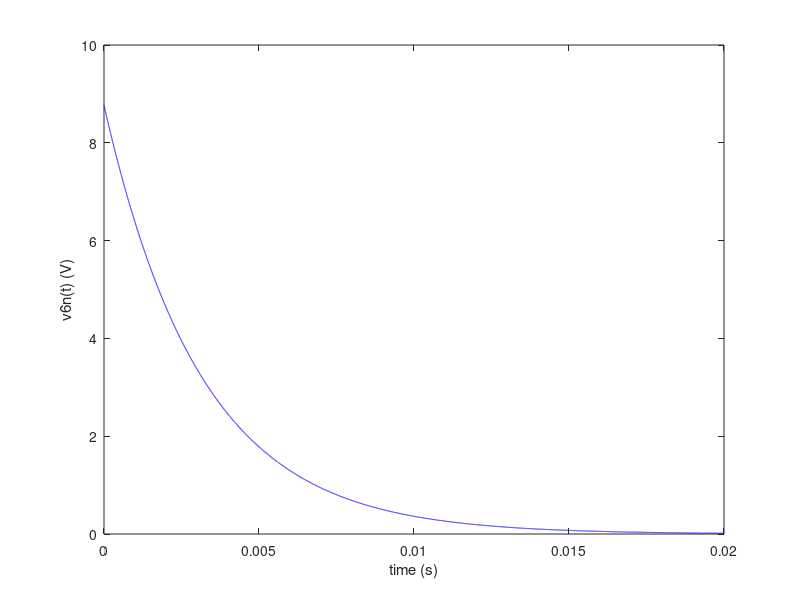
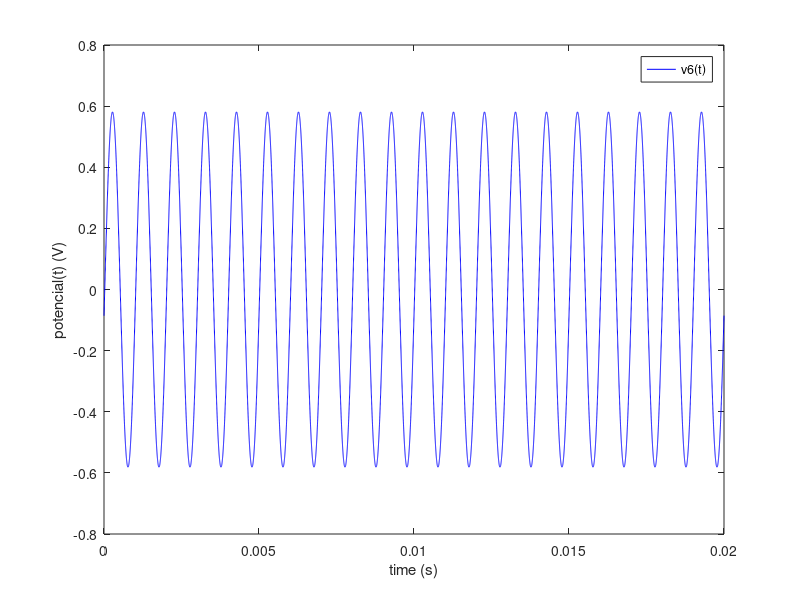
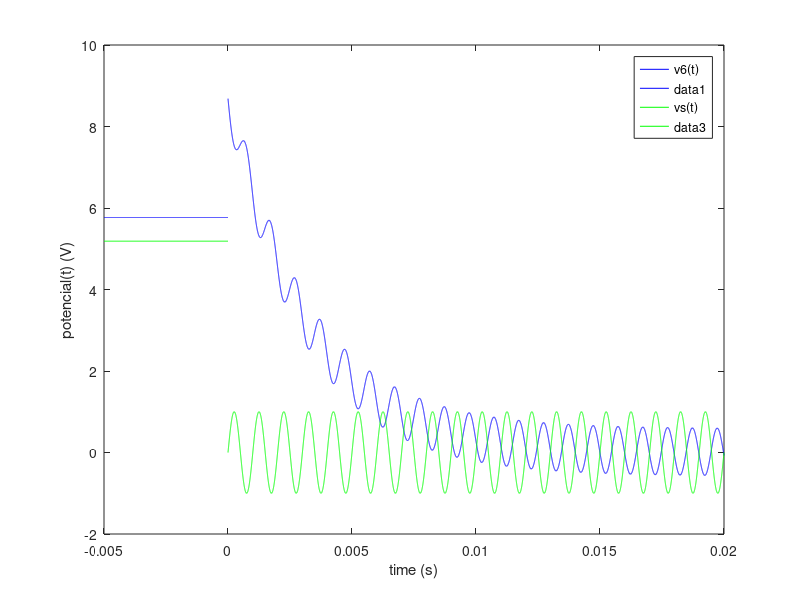
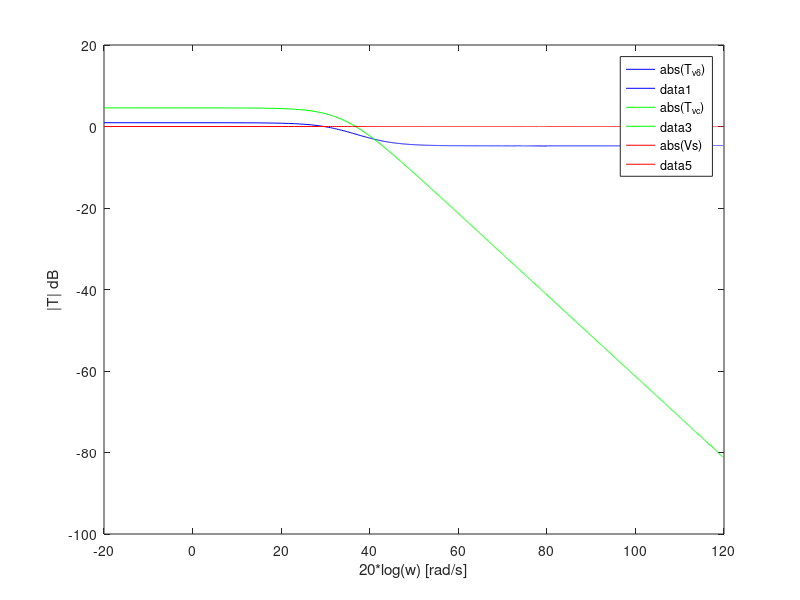

The MATLAB script that drew these images, in order: (Note: this script raises an error after producing the figures.)
close all
clear all

R1 = 1.04408633697e3
R2 = 2.04051610808e3
R3 = 3.07566747417e3
R4 = 4.05936218175e3 
R5 = 3.05878343538e3
R6 = 2.0603640429e3
R7 = 1.04299566201e3
Vs = 5.18382634375 
C = 1.02590436129e-6
Kb = 7.28659513293e-3
Kd = 8.22752594192e3

format long


printf("\n alinea 1)------------------------------------------\n\n")

line1 = [1, 0, 0, 0, 0, 0, 0];
line2 = [0, 1/R3+1/R2+1/R1, -1/R2, -1/R3, 0, 0, 0];
line3 = [0, Kb+1/R2, -1/R2, -Kb, 0, 0, 0];
line58 = [0, -1/R3, 0, 1/R5+1/R4+1/R3, -1/R5, -1/R7, 1/R7];
line6 = [0, Kb, 0, -Kb-1/R5, 1/R5, 0, 0];
line7 = [0, 0, 0, 0, 0, -1/R6-1/R7, 1/R7];
line8 = [0, 0, 0, 1, 0, Kd/R6, -1];

An = [line1; line2; line3; line58; line6; line7; line8]

bn = [Vs; Vs/R1; 0; 0; 0; 0; 0]

#det(An)

Xn = An\bn


Vx = Xn(5) - Xn(7)


printf("\n alinea 2)-------------------------------------------\n\n")

printf("Nodal Analysis---------------")

A = [1/R1+1/R4+1/R6, -1/R1, 0, -1/R4, 0, -1/R6, 0; -1/R1, 1/R1+1/R2+1/R3, -1/R2, -1/R3, 0, 0, 0; 0, -1/R2-Kb, 1/R2, Kb, 0, 0, 0; -1/R6, 0, 0, 0, 0, 1/R6+1/R7, -1/R7; 0, 0, 0, 0, 1, 0, -1; -Kd/R6, 0, 0, 1, 0, Kd/R6, -1; 1, 0, 0, 0, 0, 0, 0]

det(A)

b = [0; 0; 0; 0; Vx; 0; 0]

Xn2 = A\b

Ix = -(Xn2(4)-Xn2(5))/R5 + Kb*(Xn2(2)-Xn2(4));
Req = Vx/Ix



printf("\n\n alinea 3)------------------------------------------\n\n")

time = 0:1e-6:20e-3;

v6n = Xn2(5)*exp(-time/(Req*C));

hf = figure();
plot(time, v6n, "b");
xlabel("time (s)");
ylabel("v6n(t) (V)");

print(hf, "v6n.eps", "-depsc");



printf("\n\nalinea 4)-------------------------------------------------\n\n")

omega = 2*pi*1000 #rad/s

dlineVs = [1, 0, 0, 0, 0, 0, 0];
dline2 = [-1/R1, 1/R1 + 1/R3+1/R2, -1/R2, -1/R3, 0, 0, 0];
dline58 = [0, -1/R3, 0, 1/R3+1/R4+1/R5, -i*omega*C-1/R5, -1/R7, 1/R7+i*omega*C];
dline3 = [0, Kb+1/R2, -1/R2, -Kb, 0, 0, 0];
dline6 = [0, Kb, 0, -1/R5-Kb, 1/R5+i*omega*C, 0, -i*omega*C];
dline7 = [0, 0, 0, 0, 0, -1/R6-1/R7, 1/R7];
dlineVd = [0, 0, 0, 1, 0, Kd/R6, -1];

dAn = [dline2; dline3; dline6; dline7; dlineVs; dlineVd; dline58]

dbn = [0; 0; 0; 0; -i; 0; 0] #parte real

determinante = det (dAn)

dXn = dAn\dbn

fase = arg(dXn(5))
amplitude = abs(dXn(5))

printf("\n plot solução forçada \n")

time = 0:1e-6:20e-3;

v6force = amplitude*cos(omega*time - fase);

hf2 = figure();
plot(time, v6force, "b;v6(t);");

legend();

xlabel("time (s)");
ylabel("potencial(t) (V)");

print(hf2, "v6_force.eps", "-depsc");


printf("\n\nalinea 5)-------------------------------------------------\n\n")

stepDt = fase/omega

initial_time  = -5e-3:1e-6:0;
final_time = 0:1e-6:20e-3;

v6i = 0*initial_time+Xn(5);
vsi = 0*initial_time + Vs;

v6f = v6n + amplitude*cos(omega*final_time + fase);
vsf = sin(final_time*omega);

hf2 = figure();
plot(initial_time, v6i, "b;v6(t);");
hold on
plot(final_time, v6f, "b");
plot(initial_time, vsi, "g;vs(t);");
plot(final_time, vsf, "g");

legend();

xlabel("time (s)");
ylabel("potencial(t) (V)");

print(hf2, "v6_vs.eps", "-depsc");


printf("\n\nalinea 6)-----------------------------------------------------\n\n")

solution61 = 0.1:2:1e4;
solution62 = 1e4:100:1e6;

solutionVc1 = 0.1:2:1e4;
solutionVc2 = 1e4:100:1e6;
kk = 1

for freq = 0.1:2:1e4
omega = 2*pi*freq; #rad/s

dlineVs = [1, 0, 0, 0, 0, 0, 0];
dline2 = [-1/R1, 1/R1 + 1/R3+1/R2, -1/R2, -1/R3, 0, 0, 0];
dline58 = [0, -1/R3, 0, 1/R3+1/R4+1/R5, -i*omega*C-1/R5, -1/R7, 1/R7+i*omega*C];
dline3 = [0, Kb+1/R2, -1/R2, -Kb, 0, 0, 0];
dline6 = [0, Kb, 0, -1/R5-Kb, 1/R5+i*omega*C, 0, -i*omega*C];
dline7 = [0, 0, 0, 0, 0, -1/R6-1/R7, 1/R7];
dlineVd = [0, 0, 0, 1, 0, Kd/R6, -1];

dAn = [dline2; dline3; dline6; dline7; dlineVs; dlineVd; dline58];

dbn = [0; 0; 0; 0; -i; 0; 0]; #parte real

dXn = dAn\dbn;
solution61(kk) = dXn(5);
solutionVc1(kk) = dXn(5) - dXn(7);
kk = kk +1;

end 

kk = 1;

for freq = 1e4:100:1e6
omega = 2*pi*freq; #rad/s

dlineVs = [1, 0, 0, 0, 0, 0, 0];
dline2 = [-1/R1, 1/R1 + 1/R3+1/R2, -1/R2, -1/R3, 0, 0, 0];
dline58 = [0, -1/R3, 0, 1/R3+1/R4+1/R5, -i*omega*C-1/R5, -1/R7, 1/R7+i*omega*C];
dline3 = [0, Kb+1/R2, -1/R2, -Kb, 0, 0, 0];
dline6 = [0, Kb, 0, -1/R5-Kb, 1/R5+i*omega*C, 0, -i*omega*C];
dline7 = [0, 0, 0, 0, 0, -1/R6-1/R7, 1/R7];
dlineVd = [0, 0, 0, 1, 0, Kd/R6, -1];

dAn = [dline2; dline3; dline6; dline7; dlineVs; dlineVd; dline58];

dbn = [0; 0; 0; 0; -i; 0; 0]; #parte real

dXn = dAn\dbn;
solution62(kk) = dXn(5);
solutionVc2(kk) = dXn(5) - dXn(7);
kk = kk +1;

end 

solution61 = solution61/(-i);
solution62 = solution62/(-i);
argsSol61 = arg(solution61)*(180/pi);
argsSol62 = arg(solution62)*(180/pi);

solutionVc1 = solutionVc1/(-i);
solutionVc2 = solutionVc2/(-i);
argsSolVc1 = arg(solutionVc1)*(180/pi);
argsSolVc2 = arg(solutionVc2)*(180/pi);

vecfreq1 = 20*log10(0.1:2:1e4);
vecfreq2 = 20*log10(1e4:100:1e6);

solutionVs1 = 0*vecfreq1 - i;
solutionVs2 = 0*vecfreq2 -i;

absSol61 = 20*log10(abs(solution61));
absSol62 = 20*log10(abs(solution62));

absSolVs1 = 20*log10(abs(solutionVs1));
absSolVs2 = 20*log10(abs(solutionVs2));

argsSolVs1 = arg(solutionVs1)*(180/pi);
argsSolVs2 = arg(solutionVs2)*(180/pi);

absSolVc1 = 20*log10(abs(solutionVc1));
absSolVc2 = 20*log10(abs(solutionVc2));

hf3 = figure();
plot(vecfreq1, absSol61, "b;abs(T_{v6});");
hold on
plot(vecfreq2, absSol62, "b");
plot(vecfreq1, absSolVc1, "g;abs(T_{vc});");
plot(vecfreq2, absSolVc2, "g");
plot(vecfreq1, absSolVs1, "r;abs(Vs);");
plot(vecfreq2, absSolVs2, "r");

xlabel("20*log(w) [rad/s]")
ylabel("|T| dB");
print(hf3, "absT.eps", "-depsc");

hf4 = figure();
plot(vecfreq1, argsSol61, "b;arg(T_{v6});");
hold on
plot(vecfreq2, argsSol62, "b");
plot(vecfreq1, argsSolVc1, "g;arg(T_{vc});");
plot(vecfreq2, argsSolVc2, "g");
plot(vecfreq1, argsSolVs1, "r;arg(Vs);");
plot(vecfreq2, argsSolVs2, "r");

xlabel("20*log(w) [rad/s]");
ylabel("Phase (degrees)")
print(hf4, "argT.eps", "-depsc");

hf5 = figure();
plot(vecfreq1, argsSolV61, "g");
hold on
plot(vecfreq2, argsSol62, "g");

print(hf5, "argV6.eps", "-depsc");

hf6 = figure()
plot(vecfreq1, absSol61, "b");
hold on
plot(vecfreq2, absSol62, "b");

print(hf6, "absV6.eps", "-depsc");










